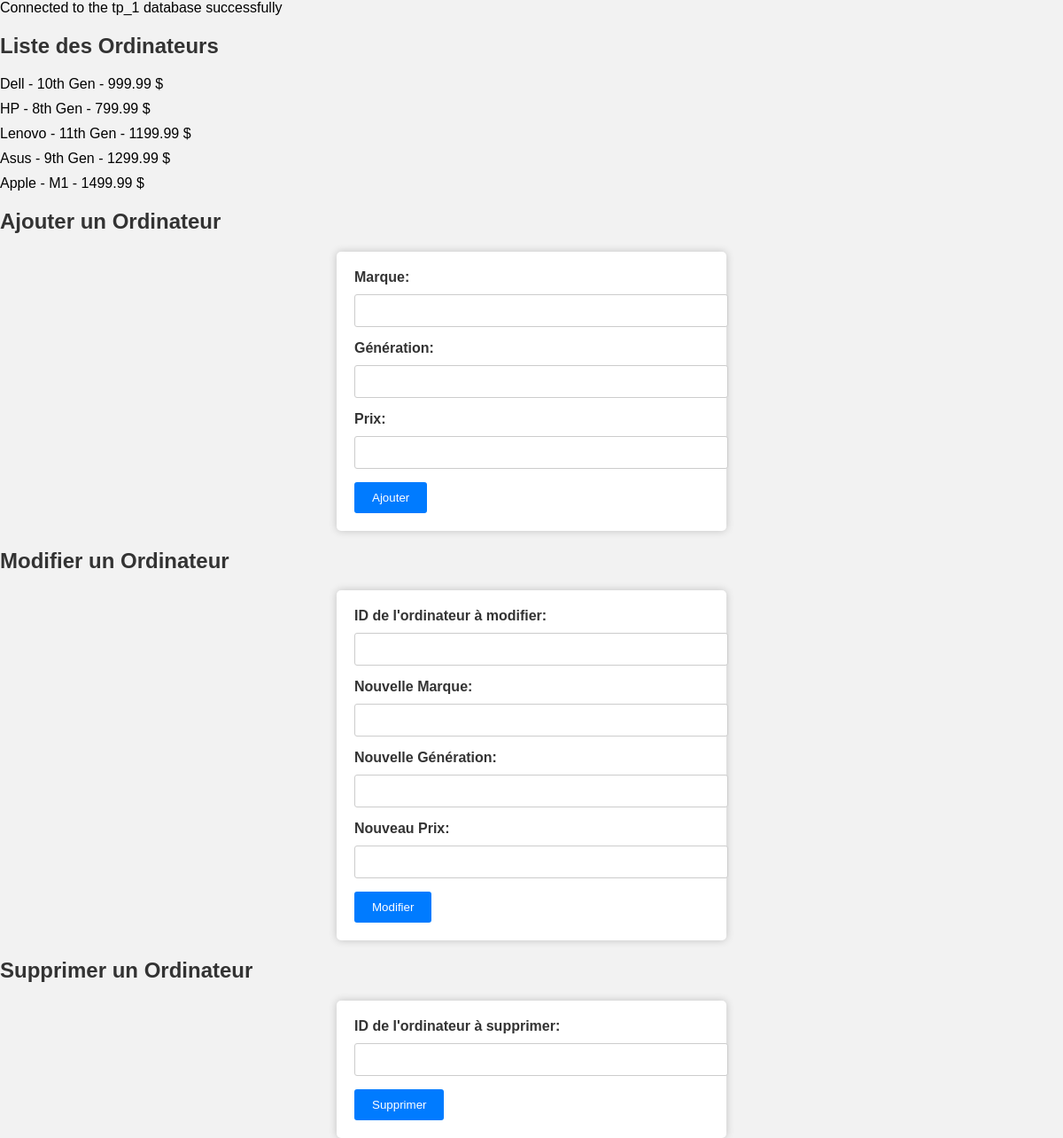
The page / on the database its author committed.
### tables this page shows
CREATE TABLE `ordinateur` (
  `id` int(11) UNSIGNED NOT NULL,
  `brand` varchar(255) NOT NULL,
  `price` float NOT NULL,
  `generation` varchar(255) NOT NULL
);

### class/CRUD.php (called while the page is built, shortened)
<?php
class Crud {
    public function getOrdinateurs() {
        global $pdo;
        $PDOStatement = $pdo->query("SELECT * FROM ordinateur ORDER BY id ASC");
        $ordinateurs = $PDOStatement->fetchAll(PDO::FETCH_ASSOC);
        return $ordinateurs;
    }
}

### index.php (the view, shortened to what this page needs)
<!DOCTYPE html>
<html>
<head>
</head>
<body>
    <?php
    $host = "localhost";
    $db = "tp_1";
    $user = "root";
    $password = "";
    $dsn = "mysql:host=$host;dbname=$db;charset=UTF8";
    try {
        $pdo = new PDO($dsn, $user, $password);
        if ($pdo) {
            echo "Connected to the $db database successfully";
        }
    } catch (PDOException $e) {
        echo $e->getMessage();
    }
    require_once('class/Crud.php');
    $crud = new Crud($pdo);
    $ordinateurs = $crud->getOrdinateurs();
    ?>
    <h2>Liste des Ordinateurs</h2>
    <ul>
        <?php foreach ($ordinateurs as $ordinateur) : ?>
            <li><?= $ordinateur['brand'] ?> - <?= $ordinateur['generation'] ?> - <?= $ordinateur['price'] ?> $</li>
        <?php endforeach; ?>
    </ul>
    <h2>Ajouter un Ordinateur</h2>
    <form method="post" action="index.php">
        <label>Marque:</label>
        <input type="text" name="brand">
        <label>Génération:</label>
        <input type="text" name="generation">
        <label>Prix:</label>
        <input type="text" name="price">
        <input type="submit" name="action" value="Ajouter">
    </form>
    <h2>Modifier un Ordinateur</h2>
    <form method="post" action="index.php">
        <label>ID de l'ordinateur à modifier:</label>
        <input type="text" name="id">
        <label>Nouvelle Marque:</label>
        <input type="text" name="brand">
        <label>Nouvelle Génération:</label>
        <input type="text" name="generation">
        <label>Nouveau Prix:</label>
        <input type="text" name="price">
        <input type="submit" name="action" value="Modifier">
    </form>
    <h2>Supprimer un Ordinateur</h2>
    <form method="post" action="index.php">
        <label>ID de l'ordinateur à supprimer:</label>
        <input type="text" name="id">
        <input type="submit" name="action" value="Supprimer">
    </form>
</body>
</html>

### index.php (style rules this page uses)
body { font-family: Arial, sans-serif; background-color: #f2f2f2; margin: 0; padding: 0; }
h2 { color: #333; }
ul { list-style: none; padding: 0; }
li { margin-bottom: 10px; }
form { background-color: #fff; padding: 20px; border-radius: 5px; box-shadow: 0 0 10px rgba(0, 0, 0, 0.2); max-width: 400px; margin: 0 auto; }
label { display: block; margin-bottom: 10px; font-weight: bold; color: #333; }
input[type="text"] { width: 100%; padding: 10px; margin-bottom: 15px; border: 1px solid #ccc; border-radius: 3px; }
input[type="submit"] { background-color: #007bff; color: #fff; border: none; padding: 10px 20px; border-radius: 3px; cursor: pointer; }

### rows shown on the page
ordinateur: brand "Dell", generation "10th Gen", price "999.99"
ordinateur: brand "HP", generation "8th Gen", price "799.99"
ordinateur: brand "Lenovo", generation "11th Gen", price "1199.99"
ordinateur: brand "Asus", generation "9th Gen", price "1299.99"
ordinateur: brand "Apple", generation "M1", price "1499.99"

### other values the page prints
$db "tp_1"
